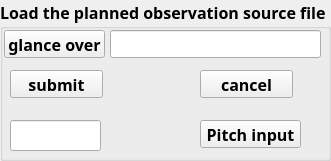
   <widget class="QGroupBox" name="groupBox_2">
    <property name="geometry">
     <rect>
      <x>810</x>
      <y>440</y>
      <width>331</width>
      <height>161</height>
     </rect>
    </property>
    <property name="sizePolicy">
     <sizepolicy hsizetype="Expanding" vsizetype="Fixed">
      <horstretch>0</horstretch>
      <verstretch>0</verstretch>
     </sizepolicy>
    </property>
    <property name="font">
     <font>
      <family>Agency FB</family>
      <pointsize>12</pointsize>
      <weight>75</weight>
      <bold>true</bold>
     </font>
    </property>
    <property name="styleSheet">
     <string notr="true"/>
    </property>
    <property name="title">
     <string>Load the planned observation source file</string>
    </property>
    <widget class="QPushButton" name="pushButton_browse_src">
     <property name="geometry">
      <rect>
       <x>4</x>
       <y>30</y>
       <width>101</width>
       <height>28</height>
      </rect>
     </property>
     <property name="sizePolicy">
      <sizepolicy hsizetype="Fixed" vsizetype="Fixed">
       <horstretch>0</horstretch>
       <verstretch>0</verstretch>
      </sizepolicy>
     </property>
     <property name="font">
      <font>
       <weight>75</weight>
       <bold>true</bold>
      </font>
     </property>
     <property name="text">
      <string>glance over</string>
     </property>
    </widget>
    <widget class="QPushButton" name="pb_load_sourceFile_submit">
     <property name="geometry">
      <rect>
       <x>10</x>
       <y>70</y>
       <width>93</width>
       <height>28</height>
      </rect>
     </property>
     <property name="font">
      <font>
       <weight>75</weight>
       <bold>true</bold>
      </font>
     </property>
     <property name="text">
      <string>submit</string>
     </property>
    </widget>
    <widget class="QLineEdit" name="lineEdit_source_path">
     <property name="geometry">
      <rect>
       <x>110</x>
       <y>30</y>
       <width>211</width>
       <height>28</height>
      </rect>
     </property>
     <property name="minimumSize">
      <size>
       <width>100</width>
       <height>20</height>
      </size>
     </property>
     <property name="autoFillBackground">
      <bool>false</bool>
     </property>
     <property name="text">
      <string/>
     </property>
    </widget>
    <widget class="QPushButton" name="pb_load_sourceFile_cancel">
     <property name="geometry">
      <rect>
       <x>200</x>
       <y>70</y>
       <width>93</width>
       <height>28</height>
      </rect>
     </property>
     <property name="font">
      <font>
       <weight>75</weight>
       <bold>true</bold>
      </font>
     </property>
     <property name="text">
      <string>cancel</string>
     </property>
    </widget>
    <widget class="QPushButton" name="pb_load_alt_sure">
     <property name="geometry">
      <rect>
       <x>200</x>
       <y>120</y>
       <width>101</width>
       <height>28</height>
      </rect>
     </property>
     <property name="font">
      <font>
       <weight>75</weight>
       <bold>true</bold>
      </font>
     </property>
     <property name="text">
      <string>Pitch input</string>
     </property>
    </widget>
    <widget class="QLineEdit" name="lineEdit_foretime_2">
     <property name="geometry">
      <rect>
       <x>10</x>
       <y>120</y>
       <width>91</width>
       <height>31</height>
      </rect>
     </property>
     <property name="font">
      <font>
       <pointsize>12</pointsize>
       <weight>75</weight>
       <bold>true</bold>
      </font>
     </property>
     <property name="text">
      <string/>
     </property>
    </widget>
   </widget>
